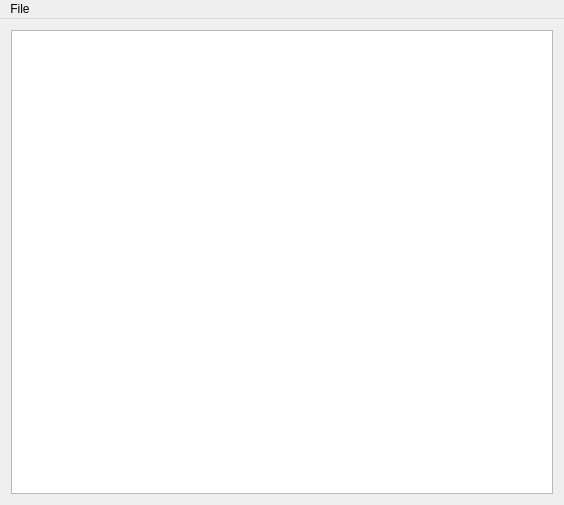
<?xml version="1.0" encoding="UTF-8"?>
<ui version="4.0">
 <class>ViewerWindow</class>
 <widget class="QMainWindow" name="ViewerWindow">
  <property name="geometry">
   <rect>
    <x>0</x>
    <y>0</y>
    <width>564</width>
    <height>505</height>
   </rect>
  </property>
  <property name="windowTitle">
   <string>ViewerWindow</string>
  </property>
  <widget class="QWidget" name="centralWidget">
   <layout class="QHBoxLayout" name="horizontalLayout">
    <item>
     <widget class="QGraphicsView" name="graphicsView">
      <property name="dragMode">
       <enum>QGraphicsView::ScrollHandDrag</enum>
      </property>
     </widget>
    </item>
   </layout>
  </widget>
  <widget class="QMenuBar" name="menuBar">
   <property name="geometry">
    <rect>
     <x>0</x>
     <y>0</y>
     <width>564</width>
     <height>21</height>
    </rect>
   </property>
   <widget class="QMenu" name="menuFile">
    <property name="title">
     <string>File</string>
    </property>
    <addaction name="actionOpen"/>
    <addaction name="actionExit"/>
   </widget>
   <addaction name="menuFile"/>
  </widget>
  <action name="actionOpen">
   <property name="text">
    <string>Open</string>
   </property>
  </action>
  <action name="actionExit">
   <property name="text">
    <string>Exit</string>
   </property>
  </action>
 </widget>
 <layoutdefault spacing="6" margin="11"/>
 <resources/>
 <connections/>
</ui>
